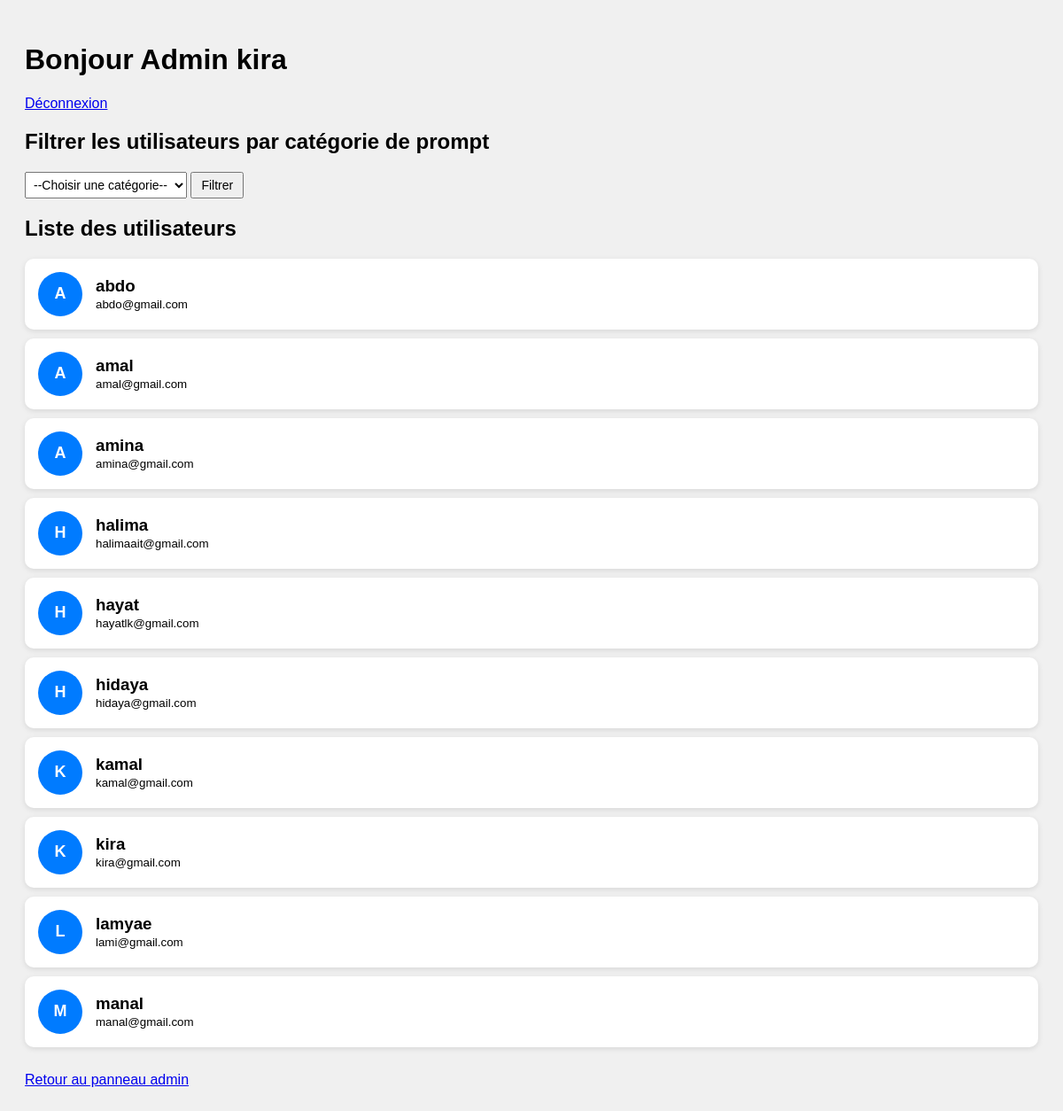
Page /users.php (signed in) on the committed database.
### tables this page shows
CREATE TABLE `users` (
  `user_id` int(11) NOT NULL,
  `name` varchar(30) NOT NULL,
  `email` varchar(200) NOT NULL,
  `password` varchar(255) NOT NULL,
  `role` enum('user','admin') NOT NULL DEFAULT 'user'
);

CREATE TABLE `prompts` (
  `prompt_id` int(11) NOT NULL,
  `title` varchar(50) NOT NULL,
  `content` text NOT NULL,
  `user_id` int(11) DEFAULT NULL,
  `category_id` int(11) DEFAULT NULL
);

### users.php (the view, shortened to what this page needs)
<?php
require 'connexion.php';
$whereCategory = '';
$params = [];
$sql = "
    SELECT u.user_id, u.name AS username, u.email, p.title AS prompt_title, p.content AS prompt_content, c.name AS category
    FROM users u
    LEFT JOIN prompts p ON u.user_id = p.user_id
    LEFT JOIN categories c ON p.category_id = c.category_id
    WHERE 1=1 $whereCategory
    ORDER BY u.name
";
$stmt = $db->prepare($sql);
$stmt->execute($params);
$users = $stmt->fetchAll(PDO::FETCH_ASSOC);
$usersData = [];
foreach ($users as $row) {
    $id = $row['user_id'];
    if (!isset($usersData[$id])) {
        $usersData[$id] = [
            'name' => $row['username'],
            'email' => $row['email'],
            'prompts' => []
        ];
    }
    if ($row['prompt_title']) {
        $usersData[$id]['prompts'][] = [
            'title' => $row['prompt_title'],
            'content' => $row['prompt_content'],
            'category' => $row['category']
        ];
    }
}
?>
<!DOCTYPE html>
<html>
<head>
</head>
<body>
<h1>Bonjour Admin <?php echo htmlspecialchars($_SESSION['name']); ?></h1>
<a href="diconnexion.php">Déconnexion</a>
<h2>Filtrer les utilisateurs par catégorie de prompt</h2>
<form method="POST" class="filter-form">
    <select name="category_filter" required>
        <option value="">--Choisir une catégorie--</option>
    </select>
    <button type="submit" name="filter_category">Filtrer</button>
</form>
<h2>Liste des utilisateurs</h2>
<?php foreach ($usersData as $id => $user):
    $initials = strtoupper($user['name'][0]);
?>
<div class="user-card" onclick="togglePrompts(<?php echo $id; ?>)">
    <div class="avatar"><?php echo $initials; ?></div>
    <div class="user-info">
        <h3><?php echo htmlspecialchars($user['name']); ?></h3>
        <small><?php echo htmlspecialchars($user['email']); ?></small>
    </div>
</div>
<?php endforeach; ?>
<br>
<a href="account_admin.php">Retour au panneau admin</a>
</body>
</html>

### users.php (style rules this page uses)
body { font-family: Arial, sans-serif; background: #f0f0f0; padding: 20px; }
.user-card { background: #fff; border-radius: 10px; padding: 15px; margin: 10px 0; display: flex; align-items: center; cursor: pointer; box-shadow: 0 2px 6px rgba(0,0,0,0.1); }
.avatar { width: 50px; height: 50px; border-radius: 50%; background: #007BFF; color: #fff; display: flex; align-items: center; justify-content: center; font-weight: bold; font-size: 18px; margin-right: 15px; }
.user-info h3 { margin: 0; }
.filter-form { margin-bottom: 20px; }
.filter-form select { padding: 5px; font-size: 14px; }
.filter-form button { padding: 5px 10px; font-size: 14px; }

### rows in the picture
users: name "A", name "abdo", email "abdo@gmail.com"
prompts: user.name "A", user.name "amal", user.email "amal@gmail.com"
users: name "A", name "amina", email "amina@gmail.com"
users: name "H", name "halima", email "halimaait@gmail.com"
users: name "H", name "hayat", email "hayatlk@gmail.com"
prompts: user.name "H", user.name "hidaya", user.email "hidaya@gmail.com"
users: name "K", name "kamal", email "kamal@gmail.com"
users: name "K", name "kira", email "kira@gmail.com"
users: name "L", name "lamyae", email "lami@gmail.com"
users: name "M", name "manal", email "manal@gmail.com"

### other values in the picture
$_SESSION['name'] "kira"
